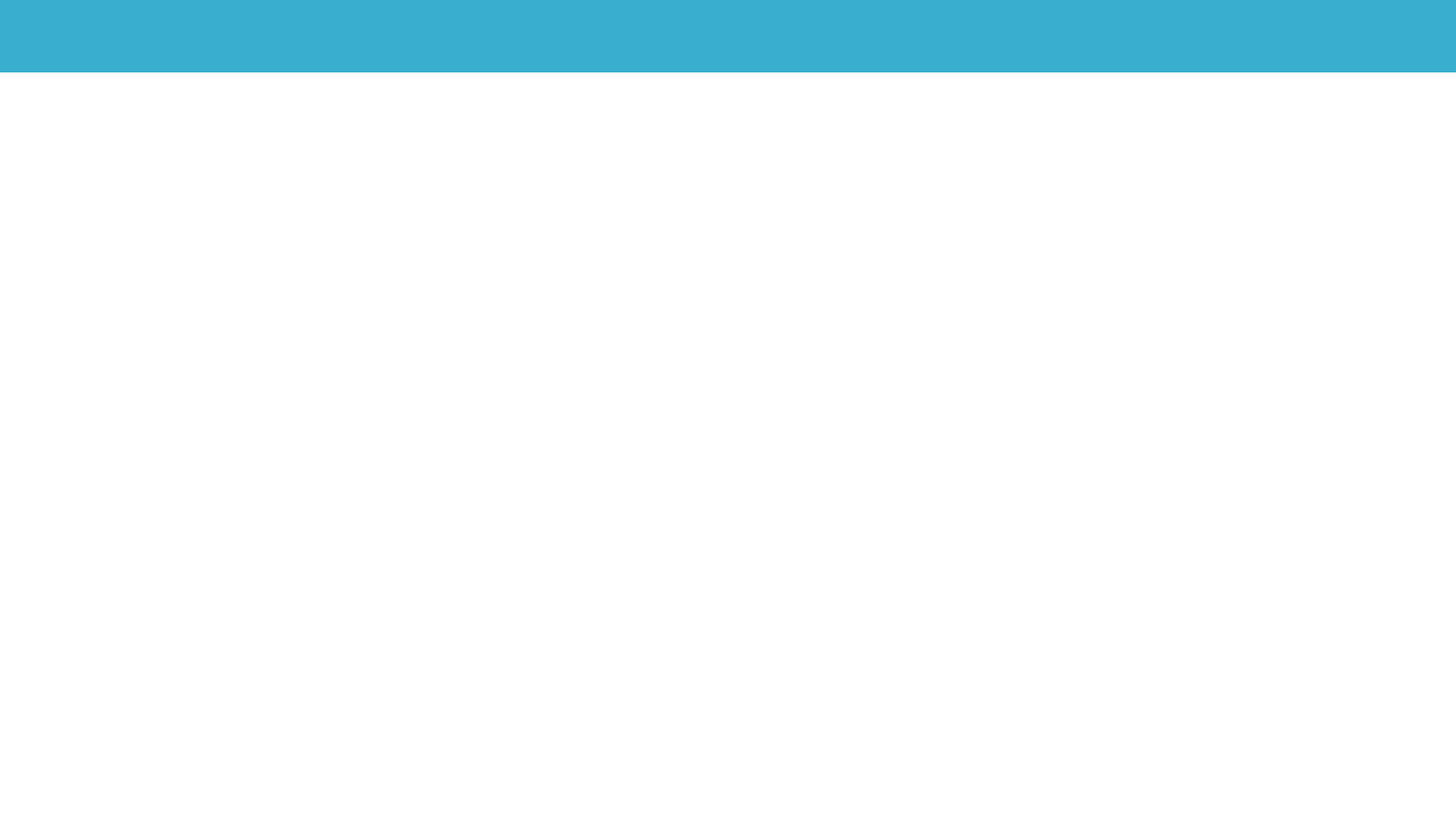
<?xml version="1.0" encoding="UTF-8"?>
<ui version="4.0">
 <class>SearchWindow</class>
 <widget class="QMainWindow" name="SearchWindow">
  <property name="geometry">
   <rect>
    <x>0</x>
    <y>0</y>
    <width>1528</width>
    <height>873</height>
   </rect>
  </property>
  <property name="windowTitle">
   <string>MainWindow</string>
  </property>
  <property name="styleSheet">
   <string notr="true">background-color: rgb(57, 174, 207);</string>
  </property>
  <widget class="QWidget" name="centralwidget">
   <layout class="QGridLayout" name="gridLayout">
    <property name="leftMargin">
     <number>0</number>
    </property>
    <property name="topMargin">
     <number>0</number>
    </property>
    <property name="rightMargin">
     <number>0</number>
    </property>
    <property name="bottomMargin">
     <number>0</number>
    </property>
    <item row="0" column="0">
     <layout class="QVBoxLayout" name="verticalLayout" stretch="1,10">
      <item>
       <layout class="QHBoxLayout" name="horizontalLayout">
        <item>
         <widget class="QLabel" name="label">
          <property name="minimumSize">
           <size>
            <width>300</width>
            <height>70</height>
           </size>
          </property>
          <property name="maximumSize">
           <size>
            <width>16777215</width>
            <height>70</height>
           </size>
          </property>
          <property name="styleSheet">
           <string notr="true">image: url(res/mycriticlogo.png)</string>
          </property>
          <property name="text">
           <string/>
          </property>
         </widget>
        </item>
        <item>
         <spacer name="horizontalSpacer">
          <property name="orientation">
           <enum>Qt::Horizontal</enum>
          </property>
          <property name="sizeHint" stdset="0">
           <size>
            <width>40</width>
            <height>20</height>
           </size>
          </property>
         </spacer>
        </item>
       </layout>
      </item>
      <item>
       <layout class="QVBoxLayout" name="verticalLayout_2">
        <item>
         <widget class="QLabel" name="label_2">
          <property name="styleSheet">
           <string notr="true">background-color: rgb(255, 255, 255);</string>
          </property>
          <property name="text">
           <string/>
          </property>
         </widget>
        </item>
       </layout>
      </item>
     </layout>
    </item>
   </layout>
  </widget>
 </widget>
 <resources/>
 <connections/>
</ui>
